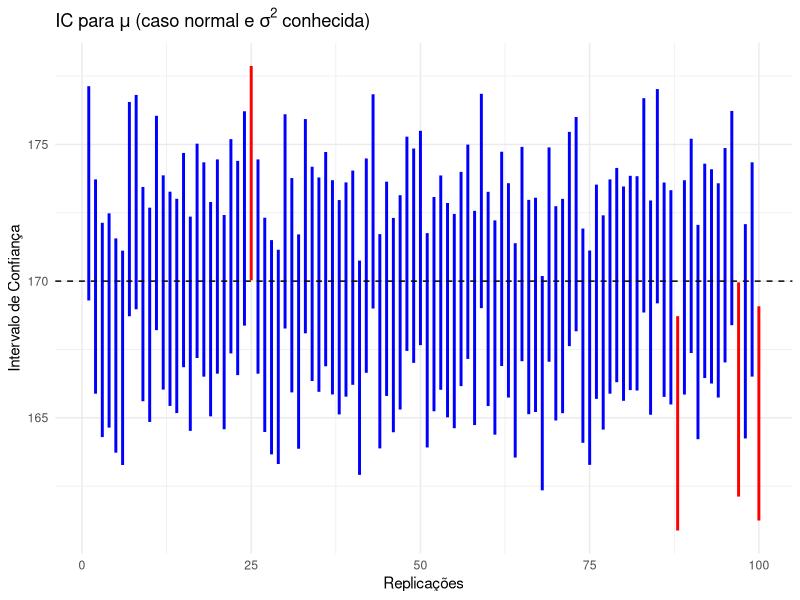
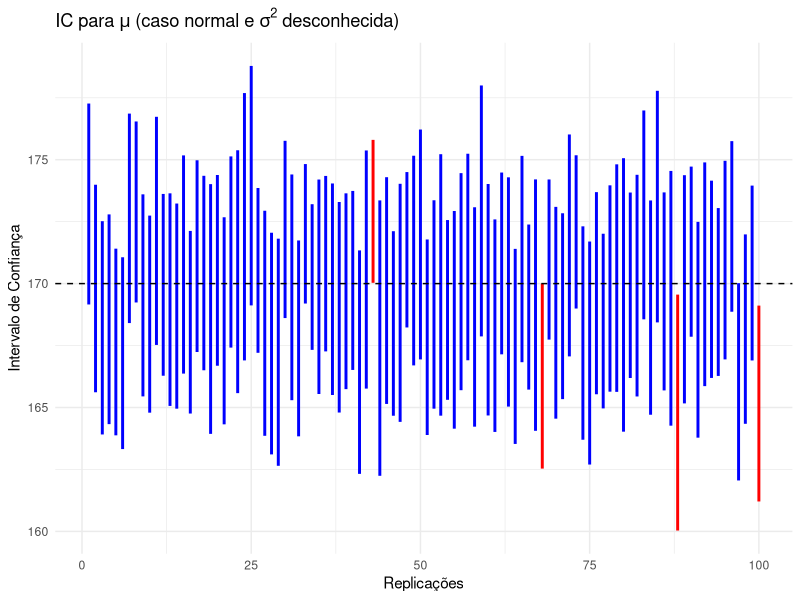

These figures' R source, in order: (Note: this script raises an error after producing the figures.)
## ---- chunk 1
library(ggplot2)
## ---- chunk 2
# Nível de confiança
conf = 0.95
# Nível de significância
alfa = 1-conf
# Valor crítico
z_critico = qnorm(alfa/2,lower.tail=F)
## ---- chunk 3
# Parâmetros populacionais de X
media_real = 170
sigma_real = 10

# Tamanho da amostra
n = 25

# Quantidade de réplicas
B = 100

# Nível de confiança
Conf = 0.95

# Nível de signifiância
Alfa = 1-Conf

# Cria o vetor de B médias amostrais da população teórica
set.seed(2025)
medias = replicate(B, mean(rnorm(n, media_real, sigma_real)))

# Z crítico e erro padrão
z_critico = qnorm(Alfa/2,lower.tail=F)
erro_padrao = sigma_real / sqrt(n)

# Intervalos de confiança
inferior = medias - z_critico * erro_padrao
superior = medias + z_critico * erro_padrao

# Verifica se o intervalo contém o valor verdadeiro
Contem = inferior <= media_real & superior >= media_real

# Cobertura dos intervalos
Cobertura = sum(Contem)/length(Contem)

# Dados para o gráfico
dados = data.frame(
  Replica = 1:B,
  Inferior = inferior,
  Superior = superior,
  Contem = Contem
)

ggplot(dados, aes(x = Replica)) +
  geom_segment(aes(xend = Replica, y = Inferior, yend = Superior, color = Contem), size = 1) +
  geom_hline(yintercept = media_real, linetype = "dashed", color = "black") +
  scale_color_manual(values = c("TRUE" = "blue", "FALSE" = "red")) +
  labs(
title = expression("IC para " * mu * " (caso normal e " * sigma^2 * " conhecida)"),
    x = "Replicações",
    y = "Intervalo de Confiança"
  ) +
  theme_minimal()+
  theme(legend.position = "none")
## ---- chunk 4
# Parâmetros populacionais de X
media_real = 170
sigma_real = 10

# Tamanho da amostra
n = 25

# Quantidade de réplicas
B = 100

# Nível de confiança
Conf = 0.95

# Nível de signifiância
Alfa = 1-Conf

# Cria o vetor de B médias amostrais da população teórica
set.seed(2025)
medias = replicate(B, mean(rnorm(n, media_real, sigma_real)))

# Cria o vetor de B desvios padrões amostrais da população teórica
set.seed(2025)
desvios_padroes = replicate(B, sd(rnorm(n, media_real, sigma_real)))

# T crítico e erros padrões
t_critico = qt(Alfa/2,df=n-1,lower.tail=F)
erros_padroes = desvios_padroes / sqrt(n)

# Intervalos de confiança
inferior = medias - t_critico * erros_padroes
superior = medias + t_critico * erros_padroes

# Verifica se o intervalo Contem o valor verdadeiro
Contem = inferior <= media_real & superior >= media_real

# Cobertura dos intervalos
Cobertura = sum(Contem)/length(Contem)

# Dados para o gráfico
dados = data.frame(
  Replica = 1:B,
  Inferior = inferior,
  Superior = superior,
  Contem = Contem
)

ggplot(dados, aes(x = Replica)) +
  geom_segment(aes(xend = Replica, y = Inferior, yend = Superior, color = Contem), size = 1) +
  geom_hline(yintercept = media_real, linetype = "dashed", color = "black") +
  scale_color_manual(values = c("TRUE" = "blue", "FALSE" = "red")) +
  labs(
title = expression("IC para " * mu * " (caso normal e " * sigma^2 * " desconhecida)"),
    x = "Replicações",
    y = "Intervalo de Confiança"
  ) +
  theme_minimal()+
  theme(legend.position = "none")
## ---- chunk 5
# Parâmetros populacionais de X
media_real <- 170
sigma_real <- 10

# Tamanho da amostra
n <- 16

# Número de réplicas (simulações)
B <- 1000

# Nível de significância
alfa <- 0.05

# Simulação das médias amostrais
set.seed(2025)
medias <- replicate(B, mean(rnorm(n, media_real, sigma_real)))

# Z crítico
z_critico <- qnorm(alfa/2,lower.tail=F)

# valores criticos de xbarra
L <- media_real-z_critico*sigma_real/sqrt(n)
U <- media_real+z_critico*sigma_real/sqrt(n)

# Cria um data frame com os valores das medias e decisão do teste
df <- data.frame(medias = medias) %>%
  mutate(rejeita_H0 = medias >= U | medias <= L )

# Porcentagem de testes que rejeitaram a hipótese nula
rejeicao = mean(df$rejeita_H0)

# Gráfico
ggplot(df, aes(x = medias, fill = rejeita_H0)) +
  geom_histogram(color = "black") +
  scale_fill_manual(values = c("FALSE" = "skyblue", "TRUE" = "tomato"),
                    labels = c("Não rejeita H0", "Rejeita H0"),
                    name = "Decisão") +
  labs(title = "Distribuição das médias amostrais",
       x = "Médias Amostrais",
       y = "Frequência") +
  theme_minimal()
